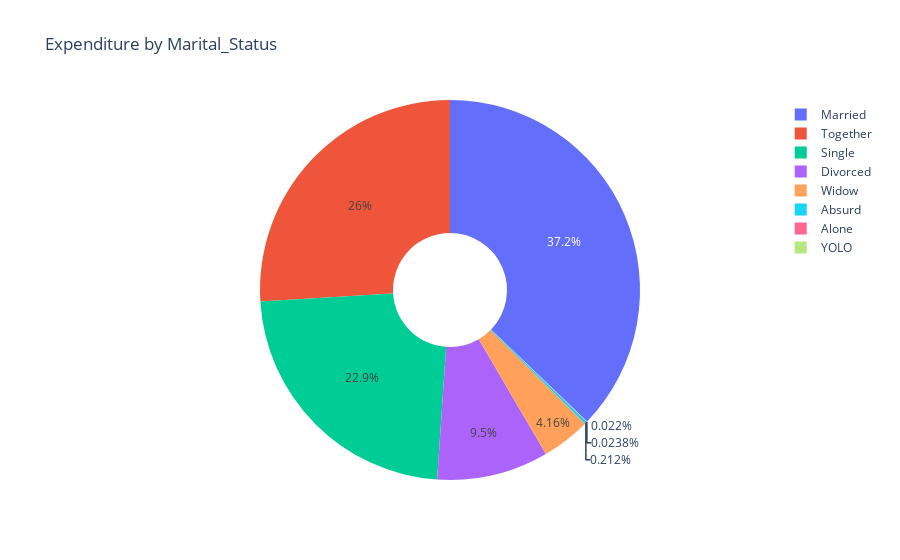

This figure's notebook cell:
### Markdown cell above
# Observation:
There is no difference between the income and expenditure by education. Basisc has the lowest income and expenditure.

### Code cell
#Pie chat to know the percentage of marital status in th household
fig = px.pie(df_m, names='Marital_Status', values='Expenditure',hole=.3,title='Expenditure by Marital_Status')
fig.show()

### Figure 1 — Plotly figure (JSON) as saved in the notebook; plotly's stock layout.template omitted (floating-point values rounded to 4 significant figures; data arrays with more than 128 entries replaced by an {"elided": "..."} marker saying what was removed)
{"data": [{"domain": {"x": [0, 1], "y": [0, 1]}, "hole": 0.3, "hovertemplate": "Marital_Status=%{label}<br>Expenditure=%{value}<extra></extra>", "labels": {"elided": "2236 str values"}, "legendgroup": "", "name": "", "showlegend": true, "type": "pie", "values": {"elided": "2236 int values"}}], "layout": {"legend": {"tracegroupgap": 0}, "title": {"text": "Expenditure by Marital_Status"}}}
